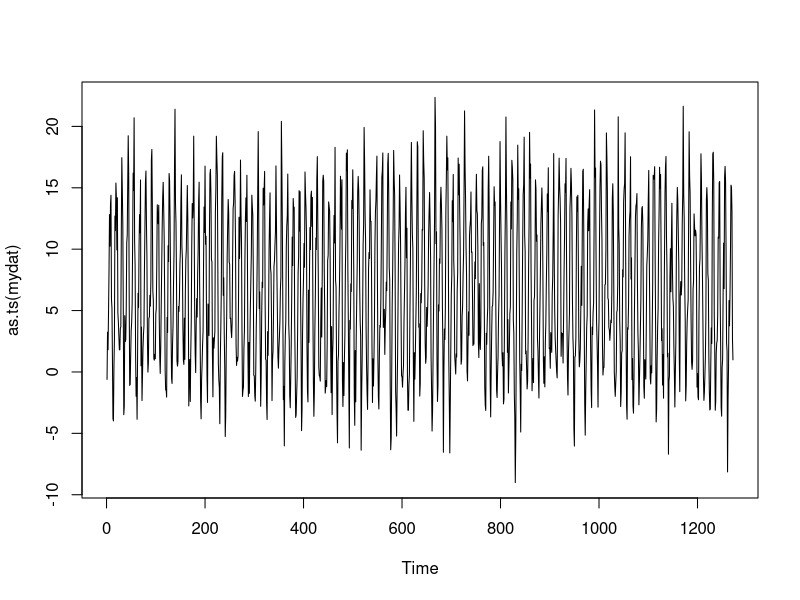

Recreate this plot in R.
Par1Sim <- function(mu=NULL, phi=NULL, sig2=NULL, alpha=NULL, n=NULL, T=NULL){
  
  y   <- rep(0, n)
  et  <- rep(0, n)
  Z   <- rnorm(n)
  
  y[1] <- mu[1]+alpha*et[1]
  
  for(i in 2:n){
    nu    <- i - T*floor((i-1)/T)
    et[i] <- phi[nu]*et[i-1] + sig2[nu]*Z[i]
    y[i]  <- mu[nu] + alpha*i + et[i]
  }
  
  return(y)
}




# simulation parameters
mu0   <- c(-0.61,  0.99,  2.35,  4.91, 
            8.74, 12.15, 15.51, 15.47, 
           12.79,  7.82,  2.32, -0.25)
phi0  <- c(0.272, 0.284, 0.478, 0.286, 
           0.335, 0.279, 0.245, 0.137, 
          -0.127, 0.082, 0.196, 0.214)
sig20 <- c(2.712, 2.748, 1.871, 1.717, 
           2.474, 2.403, 2.569, 1.910, 
           2.826, 2.488, 2.394, 2.256)
alpha0 <- 0
T      <- 12
d      <- 100
K      <- 3
d      <- d+K*2 # for edge effect
n      <- T*d

mydat <- Par1Sim(mu=mu0, phi=phi0, sig2=sig20, alpha=alpha0, n=n, T=T)
plot(as.ts(mydat))